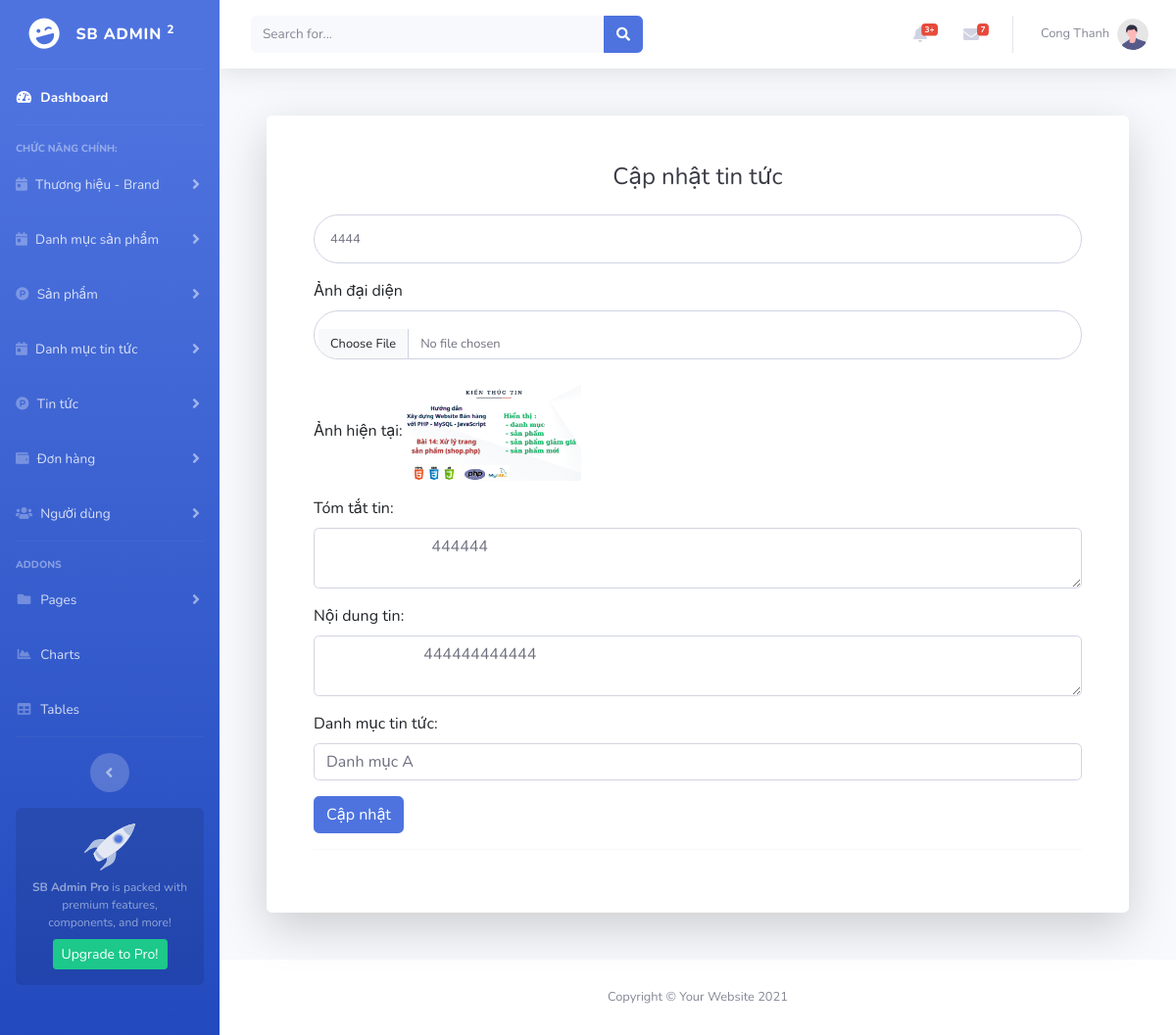
Screenshot of /webbanhang/quantri/editnews.php?id=6 (signed in) with the database file from the repository.
### tables this page shows
CREATE TABLE `news` (
  `id` bigint(20) NOT NULL,
  `title` varchar(100) NOT NULL,
  `avatar` varchar(200) NOT NULL,
  `slug` varchar(100) NOT NULL,
  `sumary` text NOT NULL,
  `description` text NOT NULL,
  `newscategory_id` int(11) NOT NULL,
  `created_at` datetime DEFAULT NULL,
  `updated_at` datetime DEFAULT NULL
);

CREATE TABLE `newscategories` (
  `id` int(11) NOT NULL,
  `name` varchar(100) NOT NULL,
  `slug` varchar(100) NOT NULL,
  `status` enum('Active','Innactive') NOT NULL,
  `created_at` datetime DEFAULT NULL,
  `updated_at` datetime DEFAULT NULL
);

### webbanhang/quantri/editnews.php (the view, shortened to what this page needs)
<?php
$id = $_GET['id'];
require('../db/conn.php');
$sql_str = "select
* from news where id=$id";
$res = mysqli_query($conn, $sql_str);
$news = mysqli_fetch_assoc($res);
if (isset($_POST['btnUpdate'])){
   $name = $_POST['title'];
   $slug = strtolower(trim(preg_replace('/[^A-Za-z0-9-]+/', '-', $name)));
   $summary = $_POST['summary'];
   $description = $_POST['description'];
   $danhmuc = $_POST['danhmuc'];
   if (!empty($_FILES['anh']['name'])){
    unlink($news['avatar']);
        $filename = $_FILES['anh']['name'];
        $location = "uploads/news/".uniqid().$filename;
        $extension = pathinfo($location,PATHINFO_EXTENSION);
        $extension = strtolower($extension);
        $valid_extensions = array("jpg","jpeg","png");
        $response = 0;
        if(in_array(strtolower($extension), $valid_extensions)) {
            if(move_uploaded_file($_FILES['anh']['tmp_name'],$location)){
            }
        }
    $sql_str = "UPDATE `news`
        SET `title`='$name',
        `slug`='$slug',
        `description`='$description',
        `sumary`='$summary',
        `avatar`='$location',
        `newscategory_id`=$danhmuc,
        `updated_at`=now()
        WHERE `id`=$id
        ";
   } else {
    $sql_str = "UPDATE `news`
        SET `title`='$name',
        `slug`='$slug',
        `description`='$description',
        `sumary`='$summary',
        `newscategory_id`=$danhmuc,
        `updated_at`=now()
        WHERE `id`=$id
        ";
   }
   mysqli_query($conn, $sql_str);
   header("location: ./listnews.php");
} else {
    require('includes/header.php');
?>
<div class="container">
<div class="card o-hidden border-0 shadow-lg my-5">
    <div class="card-body p-0">
        <div class="row">
            <div class="col-lg-12">
                <div class="p-5">
                    <div class="text-center">
                        <h1 class="h4 text-gray-900 mb-4">Cập nhật tin tức</h1>
                    </div>
                    <form class="user" method="post" action="#" enctype="multipart/form-data">
                    <div class="form-group">
                        <input type="text" class="form-control form-control-user"
                            id="title" name="title" aria-describedby="emailHelp"
                            placeholder="Tên sản phẩm"
                            value="<?=$news['title']?>">
                    </div>
                    <div class="form-group">
                        <label class="form-label">Ảnh đại diện</label>
                        <input type="file" class="form-control form-control-user"
                            id="anh" name="anh"
                            >
                        <br>
                        Ảnh hiện tại:
                        <?php $avatar = $news['avatar']; ?>
                        <img src='<?=$avatar?>' height='100px' />
                    </div>
                    <div class="form-group">
                        <label class="form-label">Tóm tắt tin:</label>
                        <textarea name="summary" class="form-control" placeholder="Nhập...">
                        <?=$news['sumary']?>
                        </textarea>
                    </div>
                    <div class="form-group">
                    <label class="form-label">Nội dung tin:</label>
                        <textarea name="description" class="form-control" placeholder="Nhập...">
                        <?=$news['description']?>
                        </textarea>
                    </div>
                    <div class="form-group">
                        <label class="form-label">Danh mục tin tức:</label>
                        <select class="form-control" name="danhmuc">
                            <?php
    $sql_str = "select * from newscategories order by name";
    $result = mysqli_query($conn, $sql_str);
    while ($row = mysqli_fetch_assoc($result)){
        ?>
        <option value="<?php echo $row['id'];?>"
            <?php
                if ($row['id'] == $news['newscategory_id'])
                    echo "selected";
            ?>
        ><?php echo $row['name'];?></option>
        <?php } ?>
                        </select>
                    </div>
                    <button class="btn btn-primary" name="btnUpdate">Cập nhật</button>
                    </form>
                    <hr>
                </div>
            </div>
        </div>
    </div>
</div>
</div>
<?php
require('includes/footer.php');
}
?>

### rows the page displays
news: title "4444", avatar (picture), summary "444444", description "444444444444", danhmuc "Danh mục A"

### other values shown
$user['name'] "Cong Thanh"
